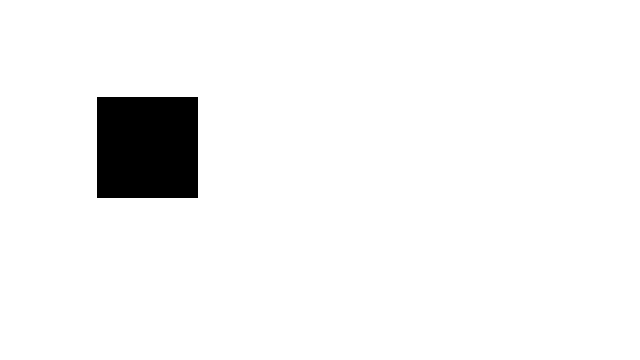
Frame 1 (no input)
Frame 60 (the mouse pressed at the canvas centre just before this capture): identical to frame 1, image omitted
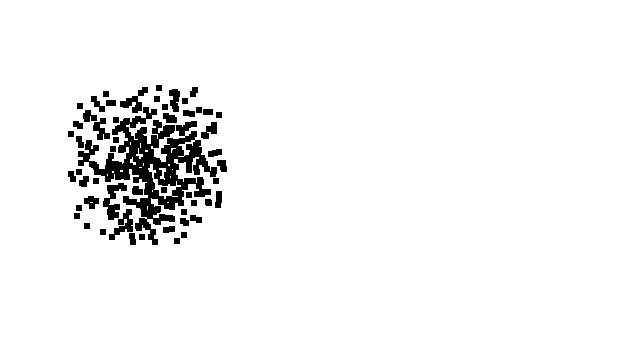
Frame 120 (the mouse held since frame 60 and released just before this capture)

The Processing sketch that drew these frames (run headless with seeded random() and noise(); from frame 60 on, the mouse is pressed at the canvas centre):

// Processing sketch: Exercise_4_06_Shatter
// ── Exercise_4_06_Shatter.pde
// The Nature of Code
// Daniel Shiffman
// http://natureofcode.com

ParticleSystem ps;

void setup() {
  size(640,360);
  ps = new ParticleSystem(100,100,5);
}

void draw() {
  background(255);

  ps.display();
  ps.update();
}

void mousePressed() {
  ps.shatter(); 
}
// ── Particle.pde
// The Nature of Code
// Daniel Shiffman
// http://natureofcode.com

// Simple Particle System

class Particle {
  PVector position;
  PVector velocity;
  PVector acceleration;
  float lifespan;
  
  float r;
  
  Particle(float x, float y, float r_) {
    acceleration = new PVector(0,0.01);
    velocity = PVector.random2D();
    velocity.mult(0.5);
    position = new PVector(x,y);
    lifespan = 255.0;
    r = r_;
  }

  void run() {
    update();
    display();
  }

  // Method to update position
  void update() {
    velocity.add(acceleration);
    position.add(velocity);
    lifespan -= 2.0;
  }

  // Method to display
  void display() {
    stroke(0);
    fill(0);
    rectMode(CENTER);
    rect(position.x,position.y,r,r);
  }
  
  // Is the particle still useful?
  boolean isDead() {
    if (lifespan < 0.0) {
      return true;
    } else {
      return false;
    }
  }
}
// ── ParticleSystem.pde
// The Nature of Code
// Daniel Shiffman
// http://natureofcode.com

// Using Generics now!  comment and annotate, etc.

class ParticleSystem {
  ArrayList<Particle> particles;

  int rows = 20;
  int cols = 20;

  boolean intact = true;

  ParticleSystem(float x, float y, float r) {
    particles = new ArrayList<Particle>();

    for (int i = 0; i < rows*cols; i++) {
      addParticle(x + (i%cols)*r, y + (i/rows)*r, r);
    }
  }

  void addParticle(float x, float y, float r) {
    particles.add(new Particle(x, y, r));
  }

  void display() {
    for (Particle p : particles) {
      p.display();
    }
  }

  void shatter() {
    intact = false;
  }

  void update() {
    if (!intact) {
      for (Particle p : particles) {
        p.update();
      }
    }
  }
}
